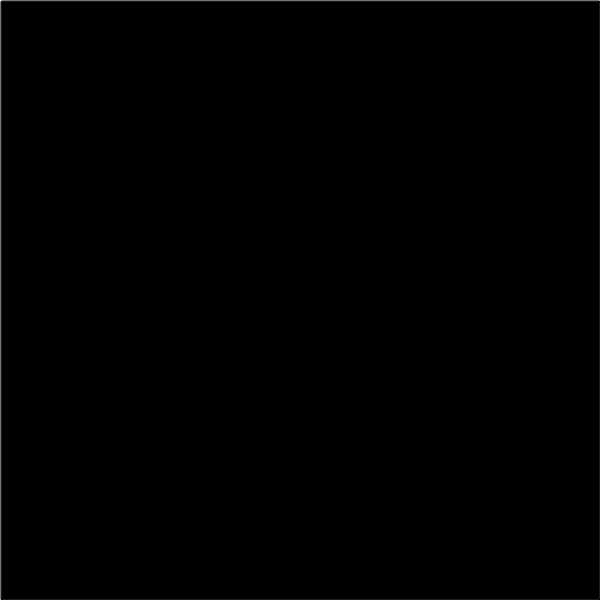
<?xml version="1.0" encoding="UTF-8"?>
<ui version="4.0">
 <class>TwoStoryHouse</class>
 <widget class="QMainWindow" name="TwoStoryHouse">
  <property name="geometry">
   <rect>
    <x>0</x>
    <y>0</y>
    <width>600</width>
    <height>600</height>
   </rect>
  </property>
  <property name="minimumSize">
   <size>
    <width>600</width>
    <height>600</height>
   </size>
  </property>
  <property name="maximumSize">
   <size>
    <width>600</width>
    <height>600</height>
   </size>
  </property>
  <property name="windowTitle">
   <string>MainWindow</string>
  </property>
  <widget class="QWidget" name="centralwidget">
   <widget class="QLabel" name="background_lb">
    <property name="geometry">
     <rect>
      <x>0</x>
      <y>0</y>
      <width>600</width>
      <height>600</height>
     </rect>
    </property>
    <property name="minimumSize">
     <size>
      <width>600</width>
      <height>600</height>
     </size>
    </property>
    <property name="maximumSize">
     <size>
      <width>600</width>
      <height>600</height>
     </size>
    </property>
    <property name="text">
     <string/>
    </property>
    <property name="pixmap">
     <pixmap resource="../files_rc.qrc">:/background/images/two_story_house.png</pixmap>
    </property>
    <property name="scaledContents">
     <bool>true</bool>
    </property>
   </widget>
   <widget class="QPushButton" name="shelf_btn">
    <property name="geometry">
     <rect>
      <x>270</x>
      <y>10</y>
      <width>75</width>
      <height>161</height>
     </rect>
    </property>
    <property name="styleSheet">
     <string notr="true">background-color: rgba(0,0,0,0);</string>
    </property>
    <property name="text">
     <string/>
    </property>
   </widget>
   <widget class="QPushButton" name="demon_btn">
    <property name="geometry">
     <rect>
      <x>100</x>
      <y>380</y>
      <width>71</width>
      <height>101</height>
     </rect>
    </property>
    <property name="styleSheet">
     <string notr="true">background-color: rgba(0,0,0,0);</string>
    </property>
    <property name="text">
     <string/>
    </property>
   </widget>
   <widget class="QLabel" name="demon_lb">
    <property name="geometry">
     <rect>
      <x>110</x>
      <y>390</y>
      <width>61</width>
      <height>61</height>
     </rect>
    </property>
    <property name="text">
     <string/>
    </property>
    <property name="pixmap">
     <pixmap resource="../files_rc.qrc">:/background/images/two_story_house_fase/Evil_Eyes-removebg-preview.png</pixmap>
    </property>
    <property name="scaledContents">
     <bool>true</bool>
    </property>
   </widget>
   <widget class="QLabel" name="paper_lb">
    <property name="geometry">
     <rect>
      <x>220</x>
      <y>60</y>
      <width>21</width>
      <height>16</height>
     </rect>
    </property>
    <property name="text">
     <string/>
    </property>
    <property name="pixmap">
     <pixmap resource="../files_rc.qrc">:/background/images/two_story_house_fase/msg_paper.png</pixmap>
    </property>
    <property name="scaledContents">
     <bool>true</bool>
    </property>
   </widget>
   <widget class="QPushButton" name="get_paper_btn">
    <property name="geometry">
     <rect>
      <x>210</x>
      <y>50</y>
      <width>31</width>
      <height>31</height>
     </rect>
    </property>
    <property name="styleSheet">
     <string notr="true">background-color: rgba(0,0,0,0);</string>
    </property>
    <property name="text">
     <string/>
    </property>
   </widget>
   <widget class="QLabel" name="key_lb">
    <property name="geometry">
     <rect>
      <x>300</x>
      <y>470</y>
      <width>31</width>
      <height>21</height>
     </rect>
    </property>
    <property name="text">
     <string/>
    </property>
    <property name="pixmap">
     <pixmap resource="../files_rc.qrc">:/background/images/two_story_house_fase/key.png</pixmap>
    </property>
    <property name="scaledContents">
     <bool>true</bool>
    </property>
   </widget>
   <widget class="QPushButton" name="key_btn">
    <property name="geometry">
     <rect>
      <x>300</x>
      <y>470</y>
      <width>31</width>
      <height>23</height>
     </rect>
    </property>
    <property name="styleSheet">
     <string notr="true">background-color: rgba(0,0,0,0);</string>
    </property>
    <property name="text">
     <string/>
    </property>
   </widget>
   <widget class="QPushButton" name="cabinet_btn">
    <property name="geometry">
     <rect>
      <x>280</x>
      <y>342</y>
      <width>41</width>
      <height>61</height>
     </rect>
    </property>
    <property name="styleSheet">
     <string notr="true">background-color: rgba(0,0,0,0);</string>
    </property>
    <property name="text">
     <string/>
    </property>
   </widget>
   <widget class="QFrame" name="paper_frame">
    <property name="geometry">
     <rect>
      <x>160</x>
      <y>160</y>
      <width>351</width>
      <height>281</height>
     </rect>
    </property>
    <property name="frameShape">
     <enum>QFrame::StyledPanel</enum>
    </property>
    <property name="frameShadow">
     <enum>QFrame::Raised</enum>
    </property>
    <widget class="QLabel" name="opened_paper_lb">
     <property name="geometry">
      <rect>
       <x>0</x>
       <y>10</y>
       <width>321</width>
       <height>241</height>
      </rect>
     </property>
     <property name="text">
      <string/>
     </property>
     <property name="pixmap">
      <pixmap resource="../files_rc.qrc">:/background/images/two_story_house_fase/msg_paper.png</pixmap>
     </property>
     <property name="scaledContents">
      <bool>true</bool>
     </property>
    </widget>
   </widget>
   <widget class="QPushButton" name="close_paper_btn">
    <property name="geometry">
     <rect>
      <x>0</x>
      <y>0</y>
      <width>601</width>
      <height>601</height>
     </rect>
    </property>
    <property name="styleSheet">
     <string notr="true">background-color: rgba(0,0,0,0);</string>
    </property>
    <property name="text">
     <string/>
    </property>
   </widget>
   <widget class="QFrame" name="key_frame">
    <property name="geometry">
     <rect>
      <x>20</x>
      <y>20</y>
      <width>561</width>
      <height>531</height>
     </rect>
    </property>
    <property name="frameShape">
     <enum>QFrame::StyledPanel</enum>
    </property>
    <property name="frameShadow">
     <enum>QFrame::Raised</enum>
    </property>
    <widget class="QLabel" name="big_key_lb">
     <property name="geometry">
      <rect>
       <x>80</x>
       <y>190</y>
       <width>211</width>
       <height>141</height>
      </rect>
     </property>
     <property name="text">
      <string/>
     </property>
     <property name="pixmap">
      <pixmap resource="../files_rc.qrc">:/background/images/two_story_house_fase/key.png</pixmap>
     </property>
     <property name="scaledContents">
      <bool>true</bool>
     </property>
    </widget>
    <widget class="QLabel" name="bot_lb">
     <property name="geometry">
      <rect>
       <x>310</x>
       <y>100</y>
       <width>241</width>
       <height>281</height>
      </rect>
     </property>
     <property name="text">
      <string/>
     </property>
     <property name="pixmap">
      <pixmap resource="../files_rc.qrc">:/background/images/robot_friend_removebg_img.png</pixmap>
     </property>
     <property name="scaledContents">
      <bool>true</bool>
     </property>
    </widget>
    <widget class="QLabel" name="bot_msg_lb">
     <property name="geometry">
      <rect>
       <x>120</x>
       <y>420</y>
       <width>311</width>
       <height>91</height>
      </rect>
     </property>
     <property name="styleSheet">
      <string notr="true">background-color: white;
padding: 20px;
border-radius: 20px;
font-size: 16px;</string>
     </property>
     <property name="text">
      <string>You found the key, open the cabinet!</string>
     </property>
    </widget>
   </widget>
   <widget class="QFrame" name="padlock_frame">
    <property name="geometry">
     <rect>
      <x>110</x>
      <y>130</y>
      <width>401</width>
      <height>341</height>
     </rect>
    </property>
    <property name="frameShape">
     <enum>QFrame::StyledPanel</enum>
    </property>
    <property name="frameShadow">
     <enum>QFrame::Raised</enum>
    </property>
    <widget class="QLabel" name="padlock_lb">
     <property name="geometry">
      <rect>
       <x>120</x>
       <y>30</y>
       <width>181</width>
       <height>181</height>
      </rect>
     </property>
     <property name="text">
      <string/>
     </property>
     <property name="pixmap">
      <pixmap resource="../files_rc.qrc">:/background/images/two_story_house_fase/padlock.png</pixmap>
     </property>
     <property name="scaledContents">
      <bool>true</bool>
     </property>
    </widget>
    <widget class="QLabel" name="padlok_msg_lb">
     <property name="geometry">
      <rect>
       <x>60</x>
       <y>270</y>
       <width>291</width>
       <height>61</height>
      </rect>
     </property>
     <property name="styleSheet">
      <string notr="true">background-color: white;
padding: 20px;
border-radius: 20px;
font-size: 16px;</string>
     </property>
     <property name="text">
      <string>The cabinet is locked, find the key</string>
     </property>
    </widget>
   </widget>
   <zorder>background_lb</zorder>
   <zorder>shelf_btn</zorder>
   <zorder>demon_lb</zorder>
   <zorder>demon_btn</zorder>
   <zorder>paper_lb</zorder>
   <zorder>get_paper_btn</zorder>
   <zorder>key_lb</zorder>
   <zorder>key_btn</zorder>
   <zorder>cabinet_btn</zorder>
   <zorder>paper_frame</zorder>
   <zorder>key_frame</zorder>
   <zorder>padlock_frame</zorder>
   <zorder>close_paper_btn</zorder>
  </widget>
 </widget>
 <resources>
  <include location="../files_rc.qrc"/>
 </resources>
 <connections/>
</ui>
